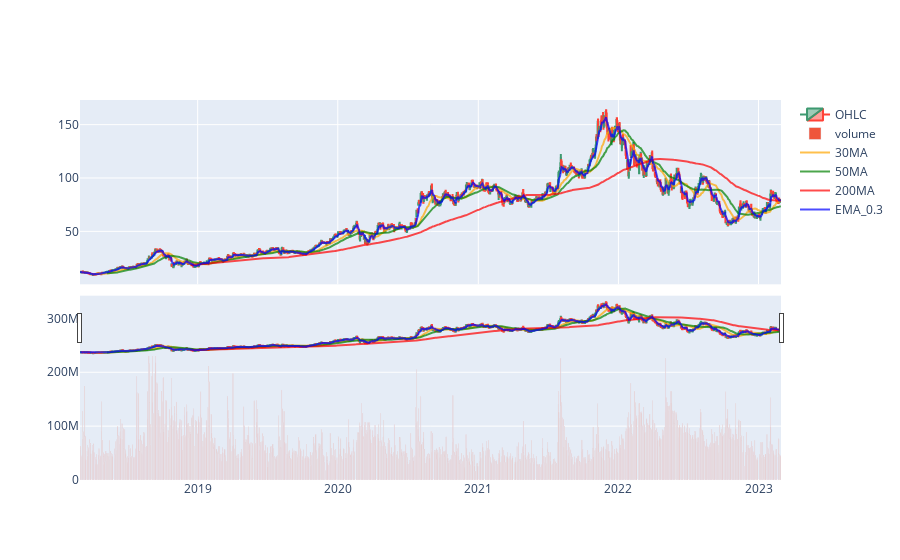

Notebook cell for this chart:
### Code cell
import plotly.graph_objects as go
from plotly.subplots import make_subplots

# data = pd.read_csv("TSLA.csv", parse_dates=True)

# Create subplots and mention plot grid size
fig = make_subplots(rows=2, cols=1, shared_xaxes=True, 
               vertical_spacing=0.03, row_width=[1.7, 1.7])

# Plot OHLC on 1st row
fig.add_trace(go.Candlestick(x=data.index, open=data["Open"], high=data["High"],
                low=data["Low"], close=data["Close"], name="OHLC"), row=1, col=1)

# Plot volume on 2nd row
fig.add_trace(go.Bar(x=data.index, y=data['Volume'], name="volume"), row=2, col=1)

fig.add_trace(go.Scatter(x=data.index,
                y=data["30MA"],
                name="30MA",
                opacity=0.7,
                line=dict(color='orange', width=2),
                ))

fig.add_trace(go.Scatter(x=data.index,
                y=data["50MA"],
                name="50MA",
                opacity=0.7,
                line=dict(color='green', width=2),
                ))

fig.add_trace(go.Scatter(x=data.index,
                y=data["200MA"],
                name="200MA",
                opacity=0.7,
                line=dict(color='red', width=2),
                ))

fig.add_trace(go.Scatter(x=data.index,
                y=data["EMA_0.3"],
                name="EMA_0.3",
                opacity=0.7,
                line=dict(color='blue', width=2),
                ))

# Show OHLC's rangeslider plot 
fig.update(layout_xaxis_rangeslider_visible=True)
fig.show()

### Figure 1 — Plotly figure (JSON) as saved in the notebook; plotly's stock layout.template omitted (floating-point values rounded to 4 significant figures; data arrays with more than 128 entries replaced by an {"elided": "..."} marker saying what was removed)
{"data": [{"close": {"elided": "1258 float values"}, "high": {"elided": "1258 float values"}, "low": {"elided": "1258 float values"}, "name": "OHLC", "open": {"elided": "1258 float values"}, "type": "candlestick", "x": {"elided": "1258 str values"}, "xaxis": "x", "yaxis": "y"}, {"name": "volume", "type": "bar", "x": {"elided": "1258 str values"}, "xaxis": "x2", "y": {"elided": "1258 int values"}, "yaxis": "y2"}, {"line": {"color": "orange", "width": 2}, "name": "30MA", "opacity": 0.7, "type": "scatter", "x": {"elided": "1258 str values"}, "y": {"elided": "1258 float values"}}, {"line": {"color": "green", "width": 2}, "name": "50MA", "opacity": 0.7, "type": "scatter", "x": {"elided": "1258 str values"}, "y": {"elided": "1258 float values"}}, {"line": {"color": "red", "width": 2}, "name": "200MA", "opacity": 0.7, "type": "scatter", "x": {"elided": "1258 str values"}, "y": {"elided": "1258 float values"}}, {"line": {"color": "blue", "width": 2}, "name": "EMA_0.3", "opacity": 0.7, "type": "scatter", "x": {"elided": "1258 str values"}, "y": {"elided": "1258 float values"}}], "layout": {"xaxis": {"anchor": "y", "domain": [0, 1], "matches": "x2", "rangeslider": {"visible": true}, "showticklabels": false}, "xaxis2": {"anchor": "y2", "domain": [0, 1]}, "yaxis": {"anchor": "x", "domain": [0.515, 1]}, "yaxis2": {"anchor": "x2", "domain": [0, 0.485]}}}
